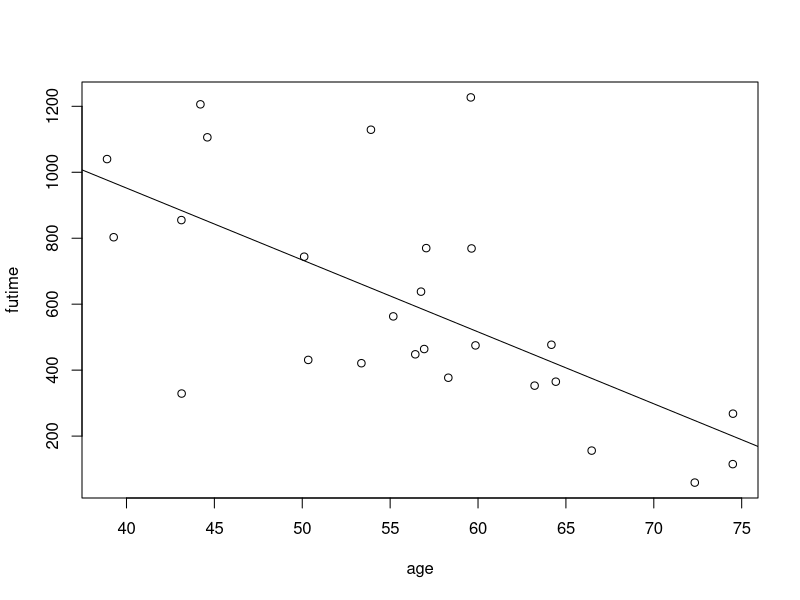
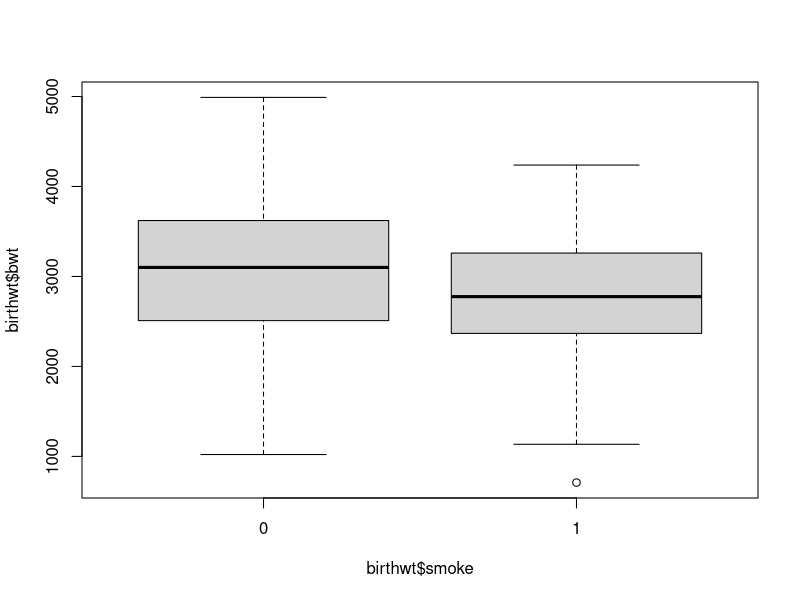
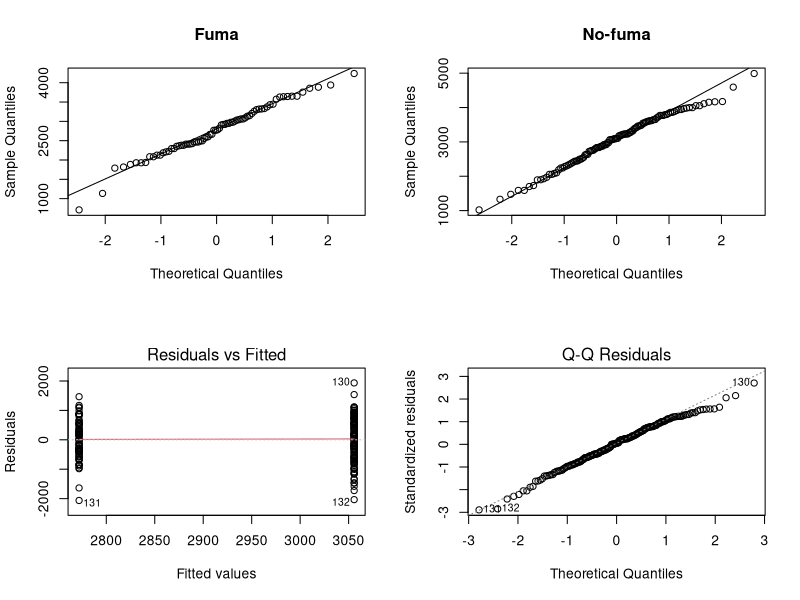
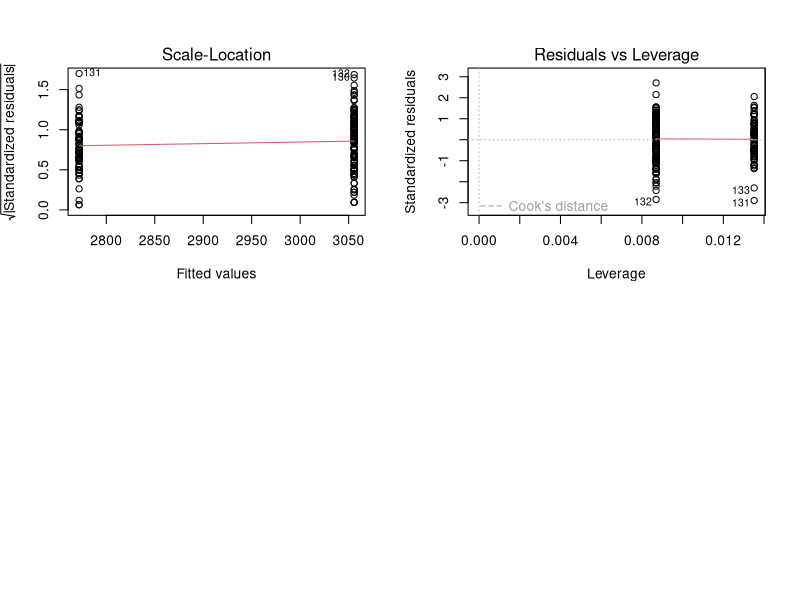

The R script that drew these images, in order:
## ---- chunk 1
library(survival)
data(ovarian)
head(ovarian)
## ---- chunk 2
#vemos la correlación que hay entre las variables
cor(x=ovarian, method="pearson")
## ---- chunk 3
#calculamos el coeficiente de correlación entre estas dos variables
cor(ovarian[,c("age","futime")], use = "complete")
## ---- chunk 4
#Generamos el modelo lineal correspondiente a la estimación por mínimos cuadrados
regre_lineal1 <- lm(futime~age, data=ovarian)
summary(regre_lineal1)
## ---- chunk 5
lm(formula = futime ~ age, data = ovarian)
## ---- chunk 6
#Realizamos la recta de minimos cuadrados
plot(ovarian$age, ovarian$futime, xlab="age", ylab="futime")
abline(regre_lineal1)
## ---- chunk 7
#vemos la correlación que hay entre las variables
cor(x=ovarian, method="pearson")
## ---- chunk 8
#Generamos el modelo de regrasión múltiple
mrm_ovarian <- lm(ovarian$futime
                  ~ovarian$fustat+ovarian$age+ovarian$resid.ds+ovarian$rx+
                    ovarian$ecog.ps,data=ovarian)
summary(mrm_ovarian)
## ---- chunk 9
step(object=mrm_ovarian, direction = "both", trace=1)
## ---- chunk 10
#Ejecutamos de nuevo el modelo
mrm_ovarian_predictores <- (lm(formula=ovarian$futime~ovarian$fustat+                                             ovarian$age+ovarian$rx+ovarian$ecog.ps, 
                               data = ovarian))
summary(mrm_ovarian_predictores)
## ---- chunk 11
library(MASS)
data("birthwt")
head(birthwt)
## ---- chunk 12
#creamos los vectores con los datos que queremos estudiar
fuma <- c(birthwt$smoke)
peso <- c(birthwt$bwt)
#definimos el conjunto de datos
df_birthwt_fuma <- data.frame(fuma, peso)
head(df_birthwt_fuma)
#numero de observaciones por grupo
table(df_birthwt_fuma$fuma)


## ---- chunk 13
#Media de los pesos por raza
aggregate(peso~fuma, data = df_birthwt_fuma, FUN = mean)

#Lo representamos graficamente para ver si existen asimetrias
#puntos atípicos u otras diferencias
boxplot(birthwt$bwt~birthwt$smoke, data = birthwt, id.method="y")

## ---- chunk 14
par(mfrow=c(2,2))
qqnorm(df_birthwt_fuma[df_birthwt_fuma$fuma==1,"peso"],main="Fuma")
qqline(df_birthwt_fuma[df_birthwt_fuma$fuma==1,"peso"])
qqnorm(df_birthwt_fuma[df_birthwt_fuma$fuma==0,"peso"],main="No-fuma")
qqline(df_birthwt_fuma[df_birthwt_fuma$fuma==0,"peso"])
## ---- chunk 15
#Estudio de la normalidad, Test Kolmogorov-Smirnov
require(nortest)
by(data=df_birthwt_fuma, INDICES = 
     df_birthwt_fuma$fuma, FUN = function(x){lillie.test(x$peso)})
## ---- chunk 16
#Test Fligner-Killen para evaluar homocedasticidad
fligner.test(df_birthwt_fuma$fuma~df_birthwt_fuma$peso)



## ---- chunk 17
#Análisis de ANOVA

anova_birthwt <- 
  aov(df_birthwt_fuma$peso~df_birthwt_fuma$fuma, data=df_birthwt_fuma)
summary(anova_birthwt)
plot(anova_birthwt)
